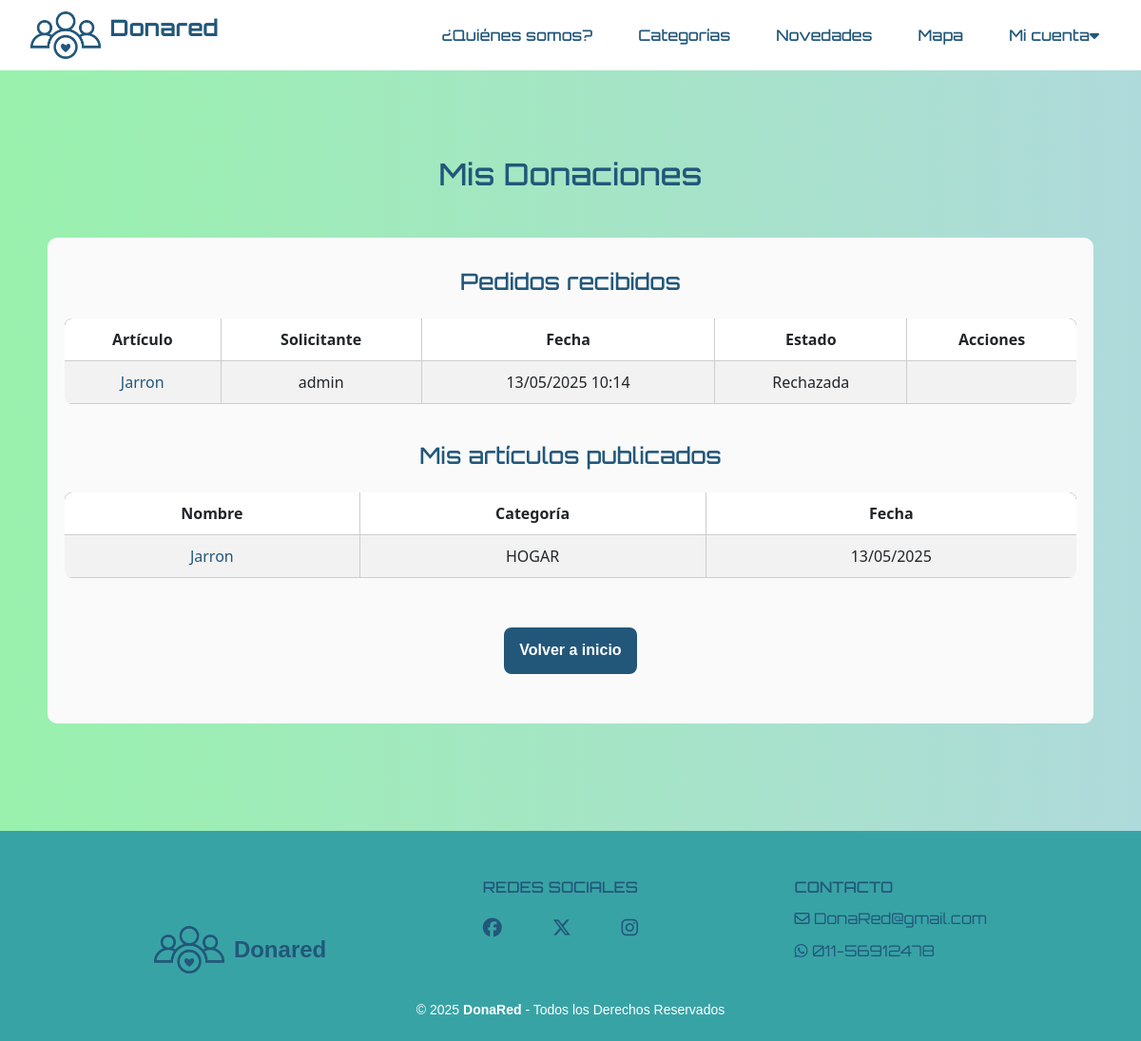
The page /donaciones/ (signed in) on the database as committed earlier.
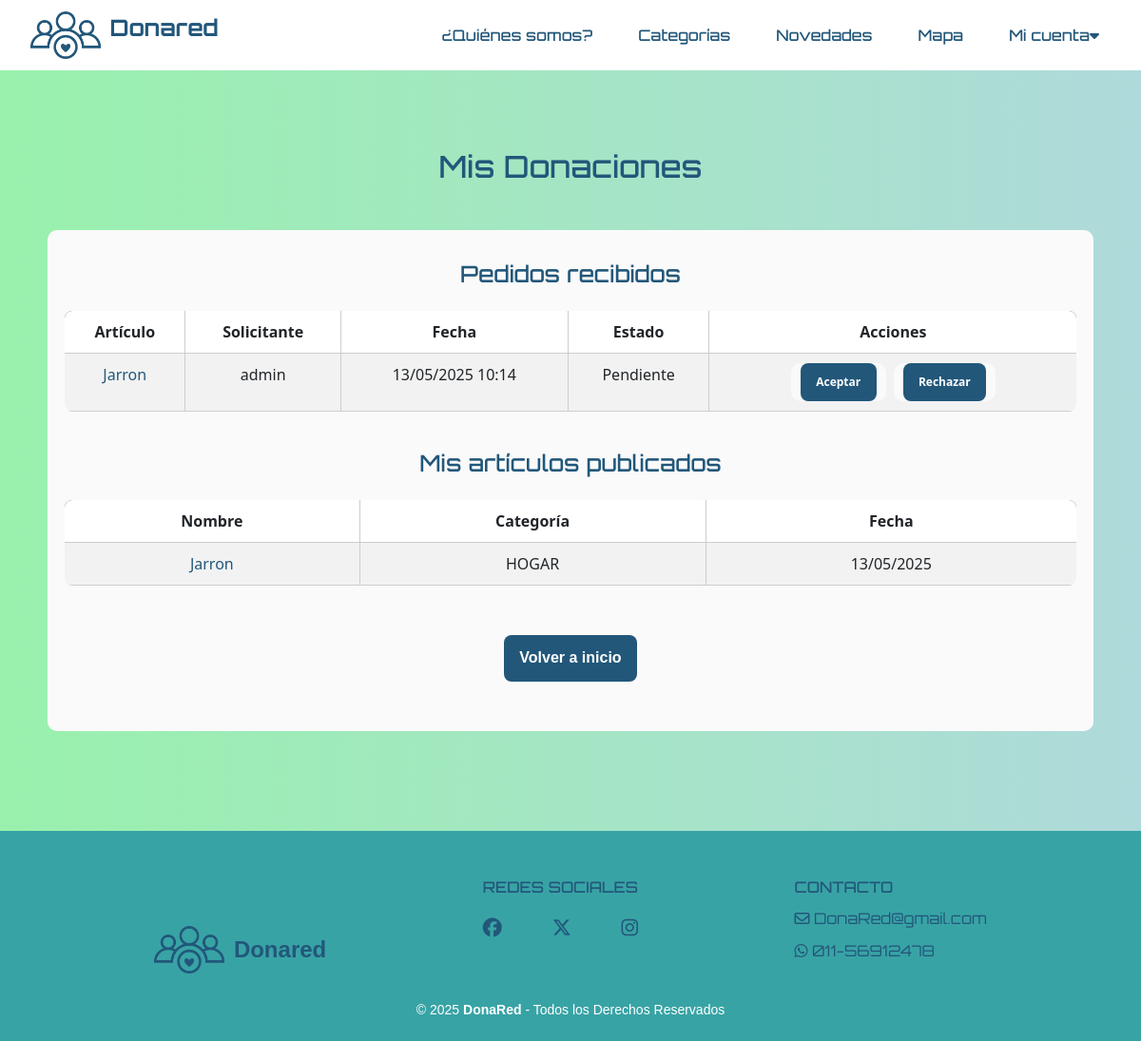
The same page on the database as committed later.
### donaredapp/models.py (models this page shows, shortened)
class Solicitud(models.Model):
    item = models.ForeignKey(Item, on_delete=models.CASCADE, related_name='item_solicitudes')
    donante = models.ForeignKey(User, on_delete=models.CASCADE, related_name='donante_solicitudes')
    beneficiario = models.ForeignKey(User, on_delete=models.CASCADE, related_name='beneficiario_solicitudes')
    fecha_creacion = models.DateTimeField(auto_now_add=True)
    STATUS_CHOICES = [
        ('PENDIENTE', 'Pendiente'),
        ('ACEPTADA', 'Aceptada'),
        ('RECHAZADA', 'Rechazada'),
        ('CONCRETADA', 'Concretada'),
    ]
    estado = models.CharField(max_length=20, choices=STATUS_CHOICES, default='PENDIENTE')
    class Meta:
        unique_together = ['item', 'beneficiario']
        verbose_name = 'Donación'
        verbose_name_plural = 'Donaciones'

class Item(models.Model):
    nombre = models.CharField(max_length=100)
    descripcion = models.TextField(max_length=500)
    categoria = models.ForeignKey(Categoria, on_delete=models.CASCADE)
    fecha_creacion = models.DateTimeField(auto_now_add=True)
    usuario = models.ForeignKey(
        User,
        on_delete=models.CASCADE,
        related_name='items',
        null=True,
    )
    imagen = models.ImageField(upload_to='items/', null=True, blank=True, default='items/sin_imagen.png')
    domicilio = models.CharField(max_length=255, null=True, blank=True)
    activo = models.BooleanField(default=True)
    latitude = models.DecimalField(max_digits=9, decimal_places=6, null=True, blank=True)
    longitude = models.DecimalField(max_digits=9, decimal_places=6, null=True, blank=True)

### donaredapp/views_solicitudes.py (the view)
# urls.py: path('donaciones/', views_solicitudes.donaciones, name='donaciones'),
@login_required
def donaciones(request):
    items = Item.objects.filter(usuario=request.user, activo=True)
    solicitudes = Solicitud.objects.filter(donante=request.user).order_by('-fecha_creacion')
    return render(request, 'donaredapp/donaciones.html', {
        'solicitudes': solicitudes,
        'items': items,
    })

### donaredapp/templates/donaredapp/donaciones.html (shortened to what this page needs)
{% extends 'donaredapp/base.html' %}
{% block content %}
<section>
  <main id="main-solicitudes" class="main-solicitudes">
    <h2>Mis Donaciones</h2>
    <div class="formulario-container">
      <h2>Pedidos recibidos</h2>
      {% if solicitudes %}
      <div class="table-responsive">
        <table class="table table-striped">
          <thead>
            <tr>
              <th>Artículo</th>
              <th>Solicitante</th>
              <th>Fecha</th>
              <th>Estado</th>
              <th>Acciones</th>
            </tr>
          </thead>
          <tbody>
            {% for solicitud in solicitudes %}
              <tr>
                <td><a href="{% url 'donaredapp:tarjeta' item_id=solicitud.item.id %}">{{ solicitud.item.nombre }}</a></td>
                <td>{{ solicitud.beneficiario.username }}</td>
                <td>{{ solicitud.fecha_creacion|date:"d/m/Y H:i" }}</td>
                <td>{{ solicitud.get_estado_display }}</td>
                <td>
                  {% if solicitud.estado == 'PENDIENTE' %}
                  <form method="post" action="{% url 'donaredapp:gestionar_solicitud' solicitud_id=solicitud.id %}">
                    <button type="submit" class="btn btn-primary">Aceptar</button>
                  </form>
                  <form method="post" action="{% url 'donaredapp:gestionar_solicitud' solicitud_id=solicitud.id %}">
                    <button type="submit" class="btn btn-primary">Rechazar</button>
                  </form>
                  {% elif solicitud.estado == 'ACEPTADA' %}
                  <form method="post" action="{% url 'donaredapp:gestionar_solicitud' solicitud_id=solicitud.id %}">
                    {% csrf_token %}
                    <input type="hidden" name="action" value="completar">
                    <button type="submit" class="btn btn-primary">Marcar como completada</button>
                  </form>
                  {% endif %}
                </td>
              </tr>
            {% endfor %}
          </tbody>
        </table>
      {% else %}
        <p>No tienes solicitudes recibidas.</p>
      {% endif %}
      </div>
      <h2>Mis artículos publicados</h2>
      {% if items %}
      <div class="table-responsive">
        <table class="table table-striped">
          <thead>
            <tr>
              <th>Nombre</th>
              <th>Categoría</th>
              <th>Fecha</th>
            </tr>
          </thead>
          <tbody>
            {% for item in items %}
              <tr>
                <td><a href="{% url 'donaredapp:tarjeta' item_id=item.id %}">{{ item.nombre }}</a></td>
                <td>{{ item.categoria.nombre }}</td>
                <td>{{ item.fecha_creacion|date:"d/m/Y" }}</td>
              </tr>
            {% endfor %}
          </tbody>
        </table>
        {% else %}
          <p>No tienes artículos publicados.</p>
        {% endif %}
      </div>
        <p>
          <a href="{% url 'donaredapp:index' %}">
            <button class="btn btn-primary">Volver a inicio</button>
          </a>
        </p>
    </div>
  </main>
</section>
{% endblock %}

Rows that differ between the two databases and show on the page:
changed Solicitud "Jarron": estado "Rechazada" → "Pendiente"; now shows "Aceptar Rechazar"
